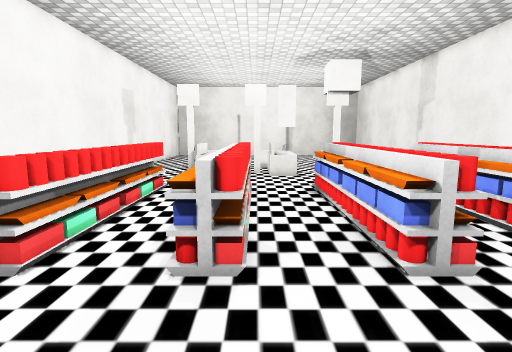
View 1 (above)

21 first-person views from a walk through a 3-D level made in the Unity game engine. The camera is 1.4 m above the floor, tilts 8° down and sees 80° across. The floor is counted in squares, 0.5 m on a side. Each view is taken from the middle of a square. On the plan, view 1 faces up. The plan holds only what a view shows up to about 20 squares ahead; the rest is blank. The player character is not drawn. Some surface patterns are stand-ins.

View 2
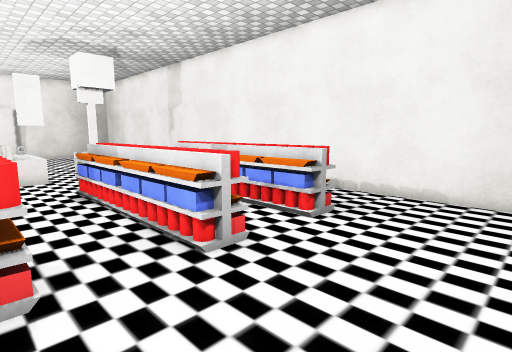

View 3
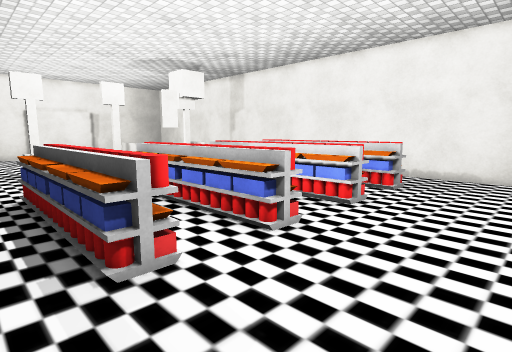

View 4
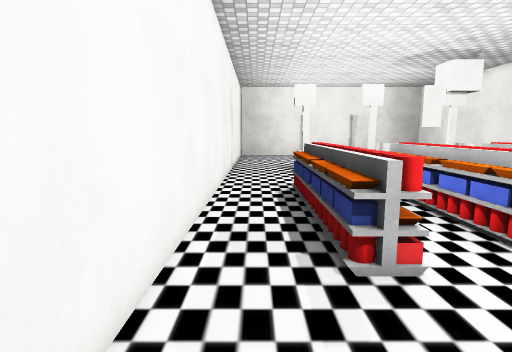

View 5
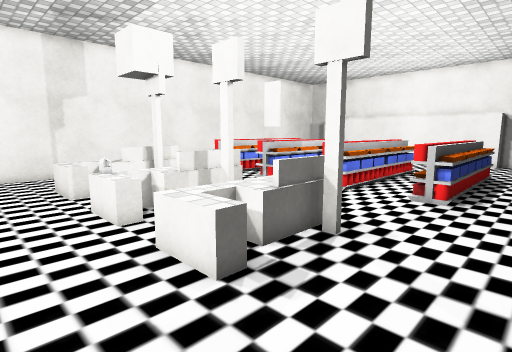

View 6
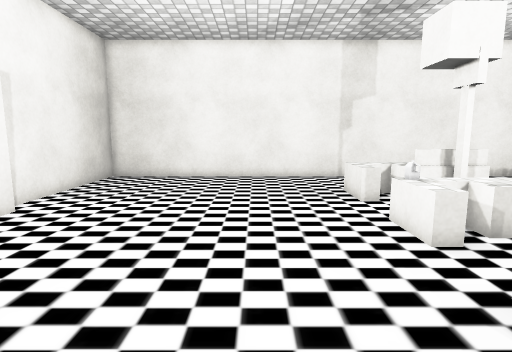

View 7
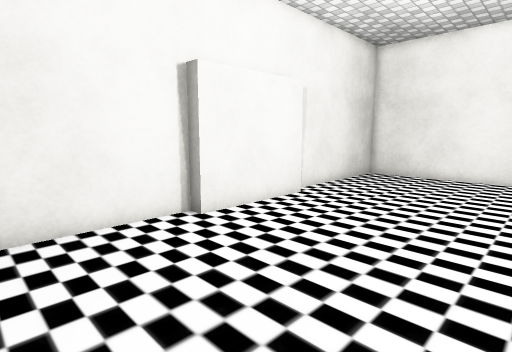

View 8
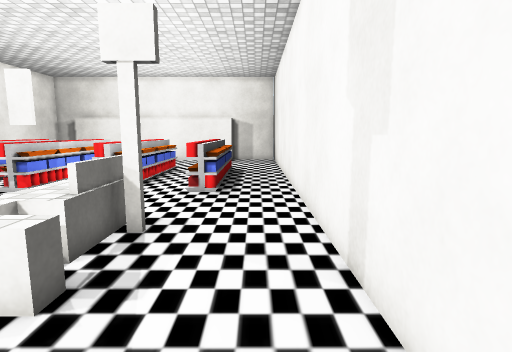

View 9
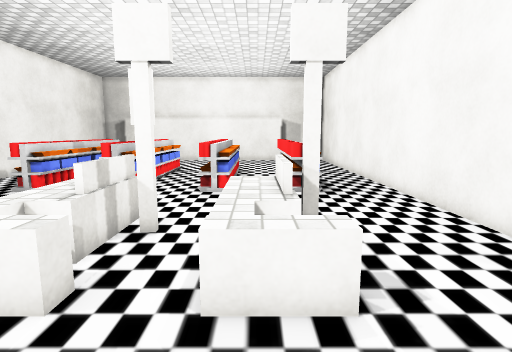

View 10
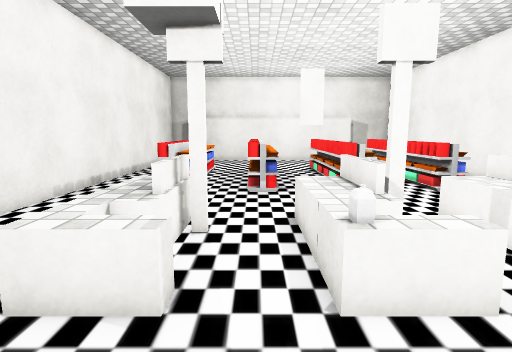

View 11
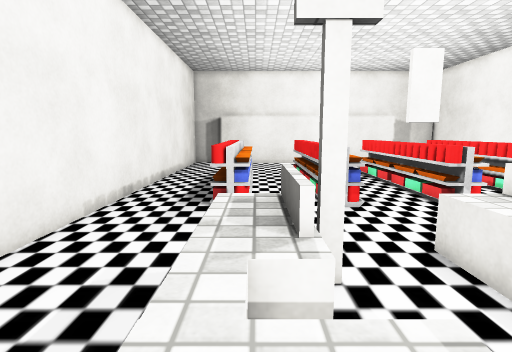

View 12
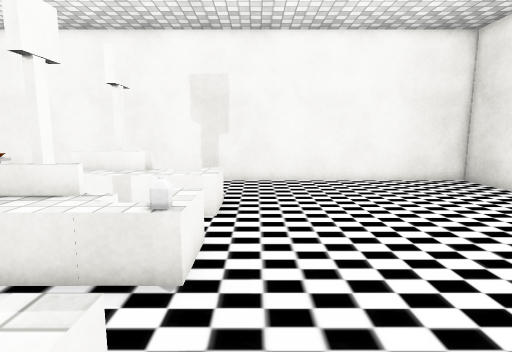

View 13
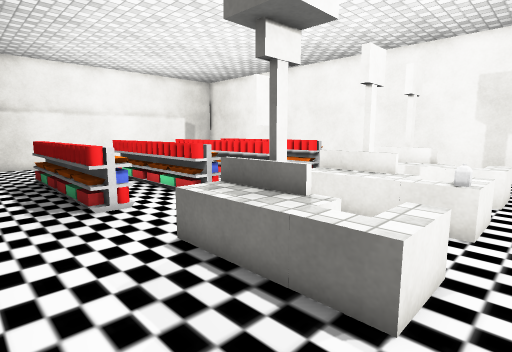

View 14
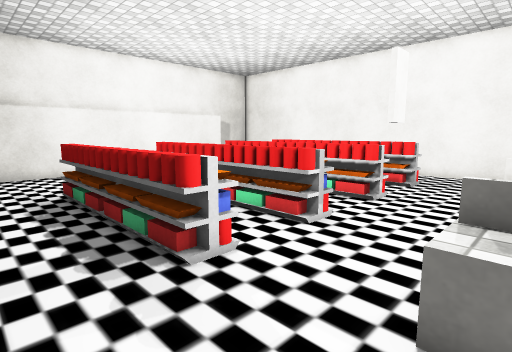

View 15
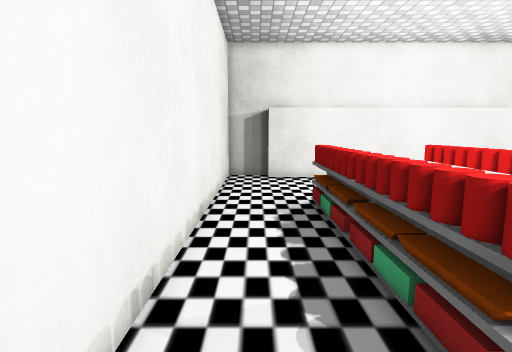

View 16
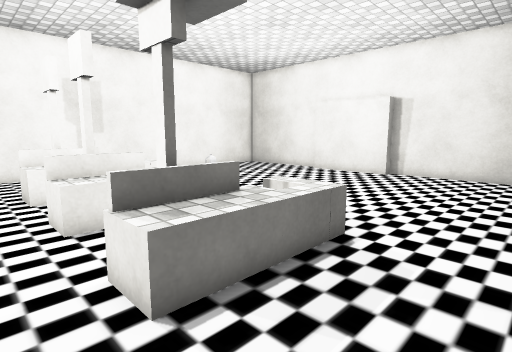

View 17
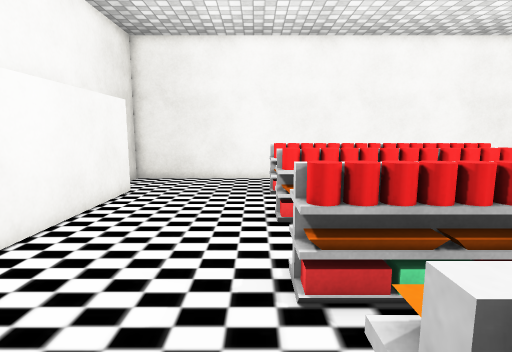

View 18
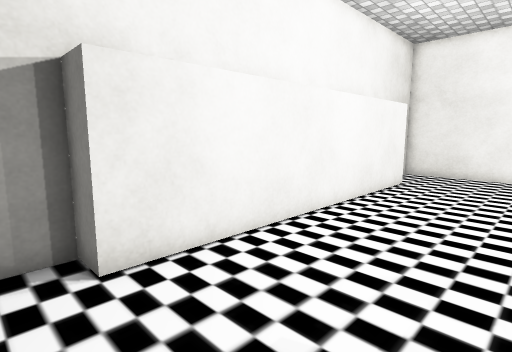

View 19
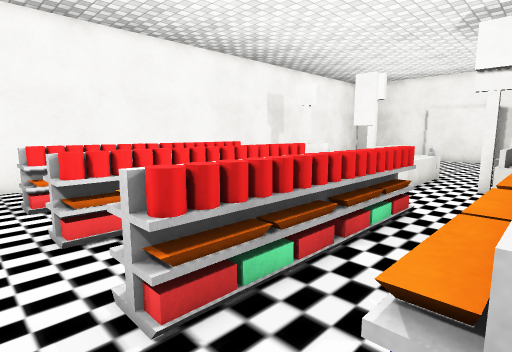

View 20
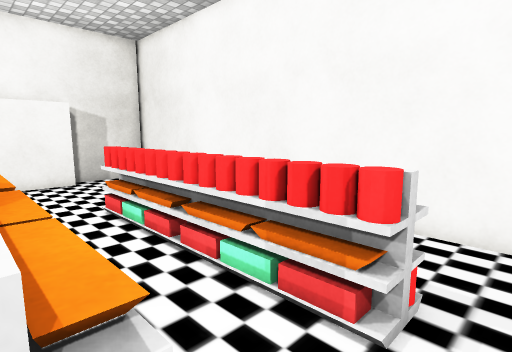

View 21
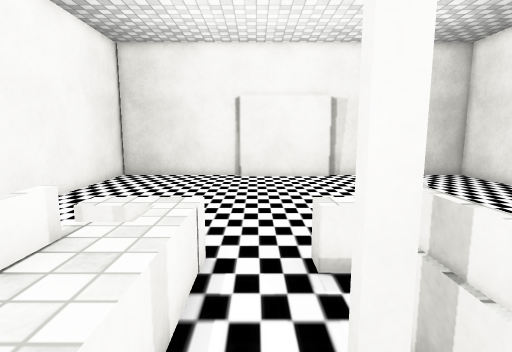

### Floor plan
Points are (right, up) in squares from view 1. A wall is a line through its corners. A room is listed if a view was taken in it or the views show most of it. See-through windows are left out.
Room 1 (views 1, 2, 3, 4, 5, 6, 7, 8, 9, 10, 11, 12, 13, 14, 15, 16, 17, 18, 19, 20, 21)
walls: (1, 19.9) (1, 23.1); (2.2, 17) (1.1, 17); (1.1, 17.2) (2.2, 17.2); (0.4, 21.3) (-0.2, 21.3); (-0.2, 21.6) (0.4, 21.6); (5.4, 21.6) (5.9, 21.6); (-4.2, 21.3) (-4.8, 21.3); (-3.6, 23.1) (-3.6, 19.9); (-4.9, 21.6) (-4.2, 21.6); (3.8, 38.7) (-2, 38.7); (-2, 39.3) (-9.9, 39.3) (-9.9, -2.4) (-5.9, -2.4); (-5.6, -1.1) (10.2, -1.1) (10.2, -2.4) (11.6, -2.4); (12.8, -1.6) (12.8, 39.3) (4.5, 39.3)
low walls: (1.2, 23.1) (1.2, 19.9); (6.2, 21.5) (6.2, 22.6); (6.4, 22.6) (6.4, 21.4); (-3.9, 20.5) (-3.9, 23.1)
objects: shelf (-6, 6) to (-5, 10); shelf (-6, 11) to (-5, 16); block (-5, 25) to (-2, 26); block (-4, 23) to (-2, 24); block (-3, 20) to (-2, 22); block (-3, 24) to (-2, 25); shelf (-2, 6) to (0, 10); shelf (-2, 11) to (0, 16); block (0, 25) to (3, 26); block (1, 23) to (3, 24); block (2, 20) to (3, 22); block (2, 24) to (3, 25); shelf (3, 6) to (4, 10); shelf (3, 11) to (4, 16); block (5, 25) to (8, 26); block (6, 20) to (8, 22); cube (6, 21); block (6, 23) to (8, 24); shelf (7, 6) to (9, 10); shelf (7, 11) to (9, 16); block (7, 24) to (8, 25)

Where each view was taken, in squares from view 1:
view 1: 0 up, 0 right, facing up
view 2: 0 up, 1 left, facing up-right
view 3: 0 up, 8 left, facing up-right
view 4: 0 up, 8 left, facing up
view 5: 29 up, 9 left, facing down-right
view 6: 30 up, 7 left, facing right
view 7: 30 up, 8 left, facing up-right
view 8: 30 up, 8 left, facing down
view 9: 30 up, 3 left, facing down
view 10: 30 up, 4 right, facing down
view 11: 27 up, 7 right, facing down
view 12: 27 up, 8 right, facing left
view 13: 27 up, 12 right, facing down-left
view 14: 21 up, 12 right, facing down-left
view 15: 18 up, 11 right, facing down
view 16: 18 up, 12 right, facing up-left
view 17: 5 up, 9 right, facing left
view 18: 5 up, 12 right, facing down-left
view 19: 4 up, 8 right, facing up-left
view 20: 17 up, 1 left, facing down-left
view 21: 19 up, 1 left, facing up
